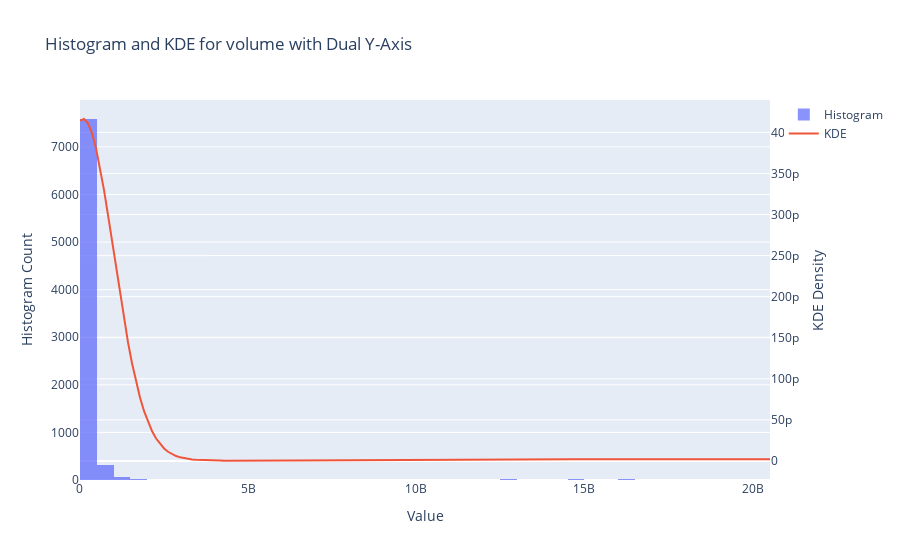

Source (notebook cell):
### Code cell
hist = go.Histogram(x=mineable_daily["volume"], opacity=0.75, name="Histogram")


x_vals = np.linspace(min(mineable_daily["volume"]), max(mineable_daily["volume"]), 1000)
kde = gaussian_kde(mineable_daily["volume"])
y_vals = kde(x_vals)

kde_trace = go.Scatter(x=x_vals, y=y_vals, mode="lines", name="KDE", yaxis="y2")
lower_limit = np.percentile(mineable_daily["volume"], 1)
upper_limit = np.percentile(mineable_daily["volume"], 98)
layout_dual_y = go.Layout(
    title="Histogram and KDE for volume with Dual Y-Axis",
    xaxis=dict(title="Value", range=[lower_limit, upper_limit]),
    yaxis=dict(title="Histogram Count"),
    yaxis2=dict(title="KDE Density", overlaying="y", side="right"),
    barmode="overlay",
)

fig_dual_y = go.Figure(data=[hist, kde_trace], layout=layout_dual_y)
fig_dual_y.show()

### Figure 1 — Plotly figure (JSON) as saved in the notebook; plotly's stock layout.template omitted (floating-point values rounded to 4 significant figures; data arrays with more than 128 entries replaced by an {"elided": "..."} marker saying what was removed)
{"data": [{"name": "Histogram", "opacity": 0.75, "type": "histogram", "x": {"elided": "8372 int values"}}, {"mode": "lines", "name": "KDE", "type": "scatter", "x": {"elided": "1000 float values"}, "y": {"elided": "1000 float values"}, "yaxis": "y2"}], "layout": {"barmode": "overlay", "title": {"text": "Histogram and KDE for volume with Dual Y-Axis"}, "xaxis": {"range": [840200.0, 20520000000.0], "title": {"text": "Value"}}, "yaxis": {"title": {"text": "Histogram Count"}}, "yaxis2": {"overlaying": "y", "side": "right", "title": {"text": "KDE Density"}}}}
